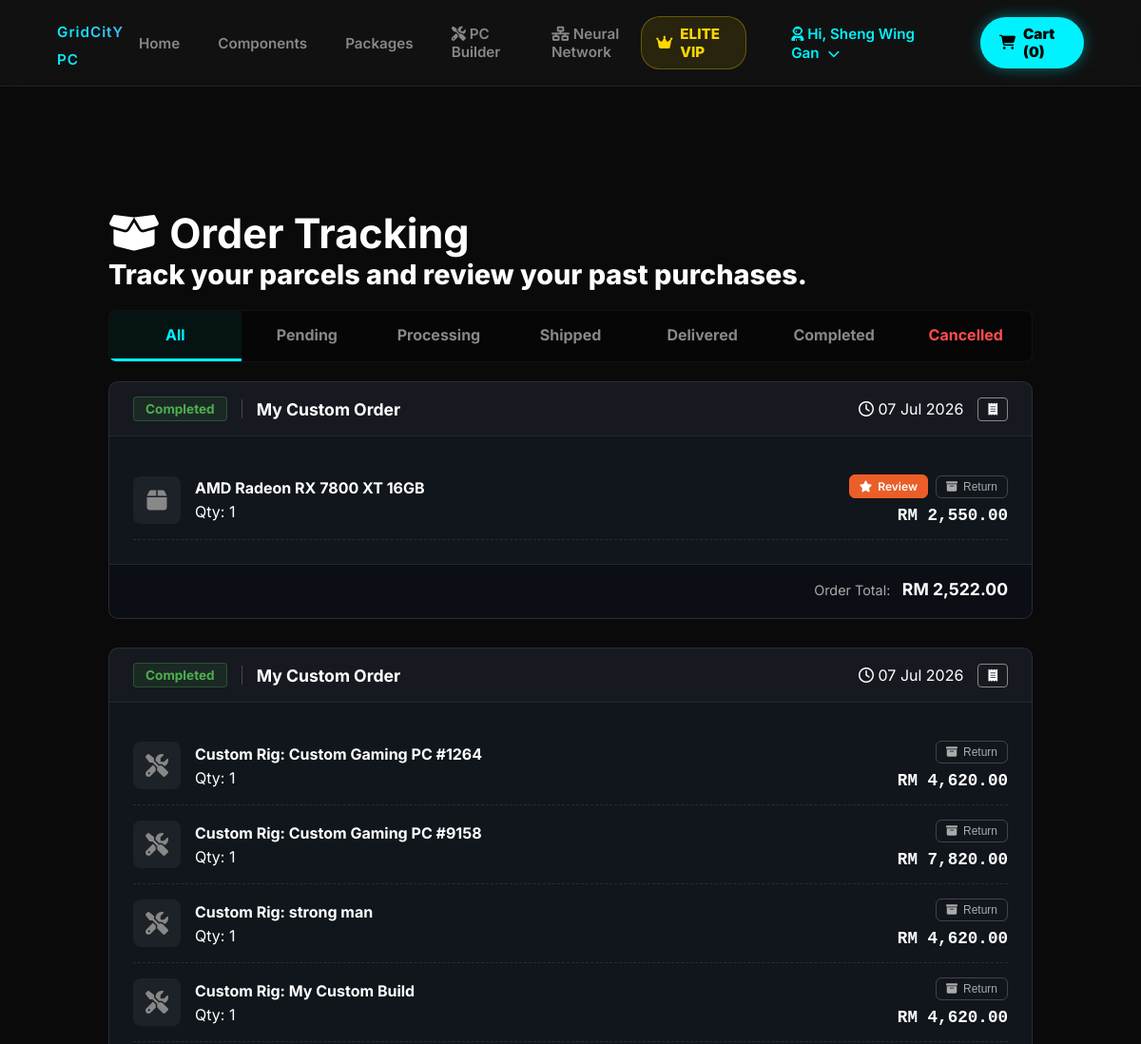
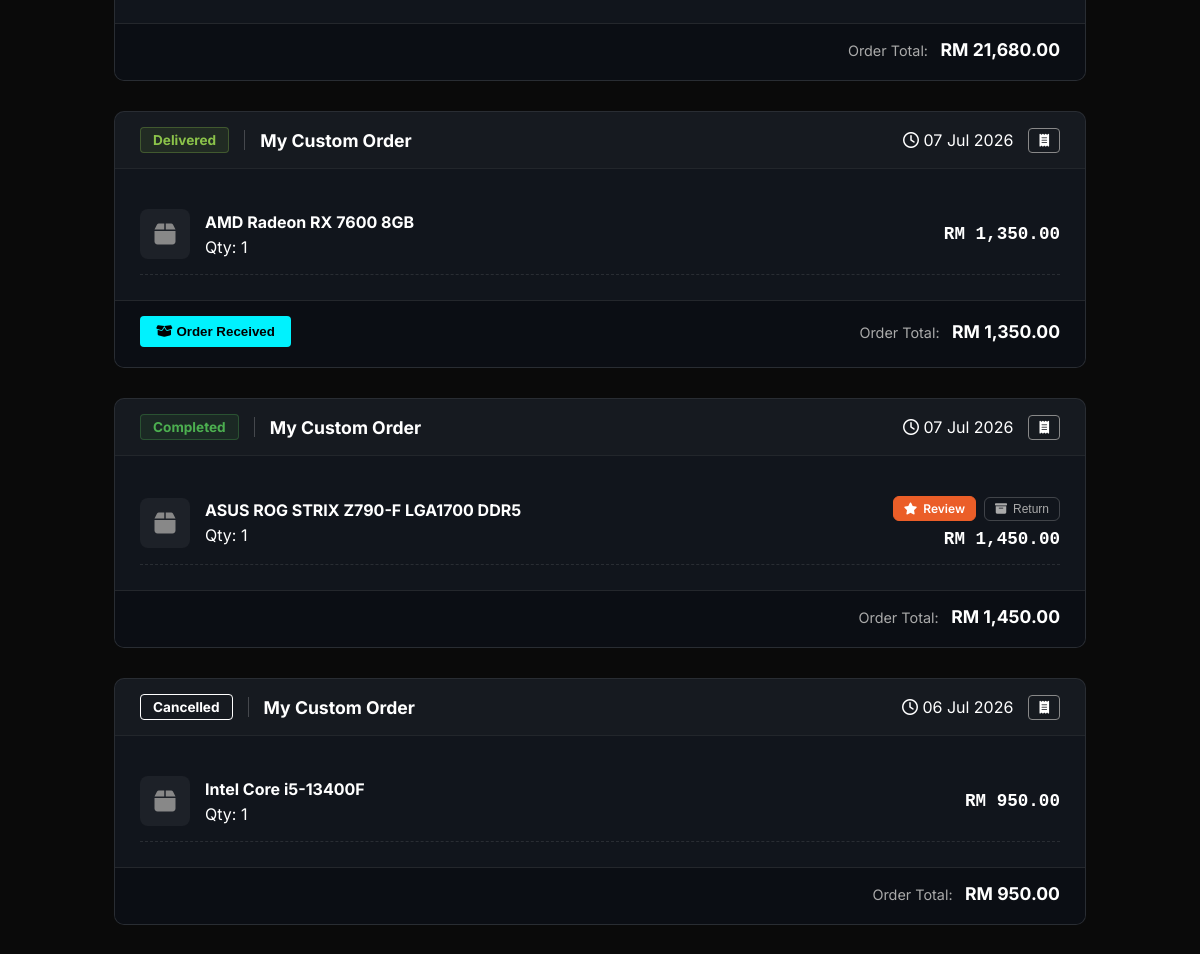
The page /my_orders.php (signed in, upper part) on the database as committed earlier (2 pictures, top to bottom).
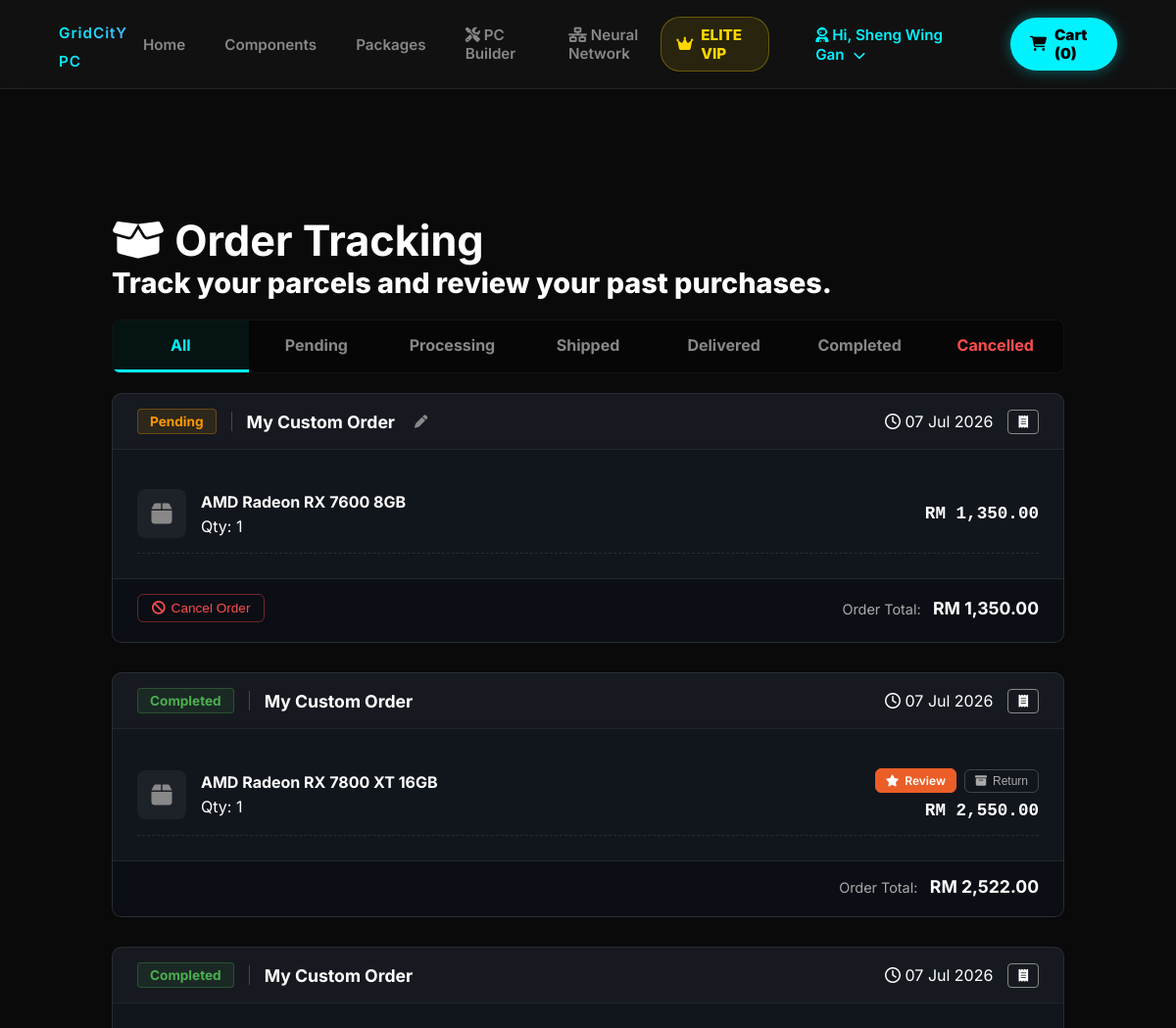
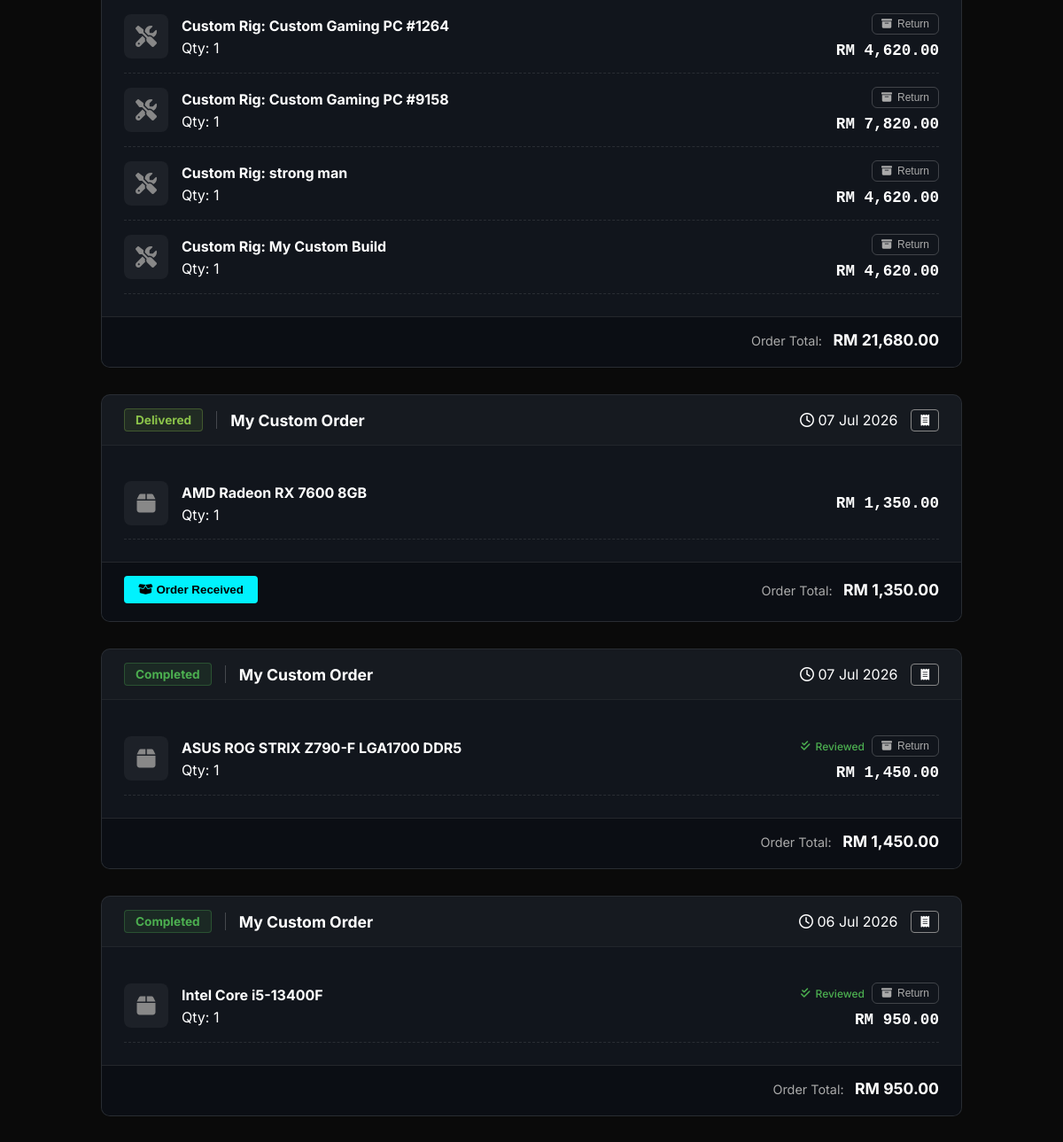
The same page on the database as committed later (2 pictures, top to bottom).
### tables this page shows
CREATE TABLE `orders` (
  `order_id` int(11) NOT NULL,
  `order_name` varchar(100) DEFAULT 'My Custom Order',
  `customer_id` int(11) NOT NULL,
  `order_date` datetime DEFAULT current_timestamp(),
  `total_amount` decimal(10,2) NOT NULL,
  `coins_used` int(11) NOT NULL DEFAULT 0,
  `discount_amount` decimal(10,2) NOT NULL DEFAULT 0.00,
  `shipping_address` text NOT NULL,
  `contact_number` varchar(20) DEFAULT NULL,
  `order_status` varchar(20) DEFAULT 'Pending'
);

CREATE TABLE `order_details` (
  `order_detail_id` int(11) NOT NULL,
  `order_id` int(11) NOT NULL,
  `product_id` int(11) DEFAULT NULL,
  `pc_build` int(11) DEFAULT NULL,
  `package_id` int(11) DEFAULT NULL,
  `affiliate_id` int(11) DEFAULT NULL,
  `quantity` int(11) NOT NULL,
  `unit_price` decimal(10,2) NOT NULL,
  `return_status` varchar(50) DEFAULT NULL,
  `return_reason` text DEFAULT NULL,
  `return_image` varchar(255) DEFAULT NULL
);

CREATE TABLE `products` (
  `product_id` int(11) NOT NULL,
  `category_id` int(11) NOT NULL,
  `product_name` varchar(100) NOT NULL,
  `description` text DEFAULT NULL,
  `price` decimal(10,2) NOT NULL,
  `stock_quantity` int(11) NOT NULL DEFAULT 0,
  `specifications` text DEFAULT NULL,
  `image_url` longtext DEFAULT NULL,
  `status` varchar(20) DEFAULT 'Available',
  `tdp_wattage` int(11) DEFAULT 0,
  `is_package` tinyint(1) DEFAULT 0,
  `socket_type` varchar(20) DEFAULT NULL COMMENT 'For CPU and Motherboard (e.g., LGA1700, AM5)',
  `ram_type` varchar(20) DEFAULT NULL COMMENT 'For Motherboard and RAM (e.g., DDR4, DDR5)',
  `performance_tier` int(2) DEFAULT 0 COMMENT '1-10 scale for AI Bottleneck calculation'
);

### my_orders.php (the view, shortened to what the changed rows need)
<?php
require_once 'config.php';
$customer_id = $_SESSION['customer_id'];
$auto_complete_query = "UPDATE orders SET order_status = 'Completed' WHERE order_status = 'Delivered' AND order_date <= DATE_SUB(NOW(), INTERVAL 7 DAY)";
$conn->query($auto_complete_query);
$current_filter = isset($_GET['status']) ? $_GET['status'] : 'All';
$orders = [];
if ($current_filter === 'All') {
    $query_orders = "SELECT * FROM orders WHERE customer_id = ? ORDER BY order_date DESC";
    $stmt = $conn->prepare($query_orders);
    $stmt->bind_param("i", $customer_id);
} else {
    $query_orders = "SELECT * FROM orders WHERE customer_id = ? AND order_status = ? ORDER BY order_date DESC";
    $stmt = $conn->prepare($query_orders);
    $stmt->bind_param("is", $customer_id, $current_filter);
}
$stmt->execute();
$result_orders = $stmt->get_result();
while ($row = $result_orders->fetch_assoc()) {
    $order_id = $row['order_id'];
    $query_details = "
        SELECT od.*, p.product_name, sb.build_name, pk.package_name,
               (SELECT COUNT(*) FROM reviews r WHERE r.product_id = od.product_id AND r.customer_id = ?) AS is_reviewed
        FROM order_details od
        LEFT JOIN products p ON od.product_id = p.product_id
        LEFT JOIN saved_builds sb ON od.pc_build = sb.pc_build
        LEFT JOIN packages pk ON od.package_id = pk.package_id
        WHERE od.order_id = ?
    ";
    $stmt_details = $conn->prepare($query_details);
    $stmt_details->bind_param("ii", $customer_id, $order_id);
    $stmt_details->execute();
    $result_details = $stmt_details->get_result();
    $items = [];
    while ($item = $result_details->fetch_assoc()) {
        $item_display_name = $item['product_name'];
        if (!$item_display_name) {
            if ($item['build_name']) {
                $item_display_name = "Custom Rig: " . $item['build_name'];
            } elseif ($item['package_name']) {
                $item_display_name = "Package: " . $item['package_name'];
            } else {
                $item_display_name = "Unknown Item";
            }
        }
        $item['display_name'] = $item_display_name;
        $items[] = $item;
    }
    $row['items'] = $items;
    $orders[] = $row;
}
?>
<!DOCTYPE html>
<html lang="en">
<head>
    <link rel="stylesheet" href="https://cdnjs.cloudflare.com/ajax/libs/font-awesome/6.4.0/css/all.min.css">
    <link rel="stylesheet" href="css/style.css">
</head>
<body>
    <?php include 'includes/header.php'; ?>
    <main class="main-container cart-page-wrapper">
        <div class="auth-title" style="text-align: left; margin-bottom: 20px;">
            <h2><i class="fa-solid fa-box-open"></i> Order Tracking</h2>
        </div>
        <?php if (empty($orders)): ?>
            <div class="cart-empty-state">
                <i class="fa-solid fa-box" style="font-size: 3rem; color: var(--text-muted); margin-bottom: 15px;"></i>
                <h3 style="color: var(--text-main);">No orders found in this category.</h3>
            </div>
        <?php else: ?>
            <?php foreach ($orders as $order): ?>
                <div class="order-card">
                    <div class="order-header">
                        <div style="display: flex; align-items: center; gap: 10px;">
                            <span class="status-badge badge-<?php echo htmlspecialchars($order['order_status']); ?>">
                                <?php echo htmlspecialchars($order['order_status']); ?>
                            </span>
                            <span style="color: var(--text-main); font-weight: bold; font-size: 1.1rem;">
                                <?php echo htmlspecialchars($order['order_name'] ?? 'Order #' . str_pad($order['order_id'], 5, "0", STR_PAD_LEFT)); ?>
                            </span>
                            <?php if (in_array($order['order_status'], ['Pending', 'Processing', 'Shipped'])): ?>
                            <button class="btn-rename" onclick="promptRename(<?php echo $order['order_id']; ?>, '<?php echo addslashes(htmlspecialchars($order['order_name'] ?? 'Order #'.$order['order_id'])); ?>')">
                                <i class="fa-solid fa-pen"></i>
                            </button>
                            <?php endif; ?>
                        </div>
                        <div style="display: flex; gap: 15px; align-items: center;">
                            <span class="specs"><i class="fa-regular fa-clock"></i> <?php echo date('d M Y', strtotime($order['order_date'])); ?></span>
                            <a href="invoice.php?id=<?php echo $order['order_id']; ?>" target="_blank" class="btn" style="padding: 4px 10px; border: 1px solid var(--text-muted); color: var(--text-main); border-radius: 4px; font-size: 0.8rem; text-decoration: none;">
                                <i class="fa-solid fa-receipt"></i>
                            </a>
                        </div>
                    </div>
<div class="order-body" style="display: flex; flex-direction: column; width: 100%;">
    <?php
    foreach ($order['items'] as $item):
    ?>
        <div class="order-item-wrapper" style="display: flex; justify-content: space-between; align-items: center; padding: 15px 0; border-bottom: 1px dashed rgba(255,255,255,0.1);">
            <div class="item-info" style="display: flex; gap: 15px; align-items: center; flex: 1;">
                <div class="item-thumb" style="width: 50px; height: 50px; background: rgba(255,255,255,0.05); border-radius: 8px; display: flex; justify-content: center; align-items: center;">
                    <i class="fa-solid <?php echo strpos(strtolower($item['display_name']), 'custom') !== false ? 'fa-screwdriver-wrench' : 'fa-box'; ?>" style="font-size: 1.5rem; color: var(--text-muted);"></i>
                </div>
                <div>
                    <h4 style="color: var(--text-main); margin: 0 0 5px 0; font-size: 1rem;">
                        <?php echo htmlspecialchars($item['display_name']); ?>
                    </h4>
                    <span class="specs">Qty: <?php echo $item['quantity']; ?></span>
                </div>
            </div>
           <div class="item-actions" style="display: flex; flex-direction: column; align-items: flex-end; gap: 8px;">
                <?php if ($order['order_status'] == 'Completed'): ?>
                    <div style="display: flex; gap: 8px; align-items: center;"> <?php if (!empty($item['product_id'])): ?>
                            <?php if ($item['is_reviewed'] > 0): ?>
                                <span class="badge-text-green" style="font-size: 0.75rem; padding: 4px 0;">
                                    <i class="fa-solid fa-check-double"></i> Reviewed
                                </span>
                            <?php else: ?>
                                <a href="leave_review.php?product_id=<?php echo $item['product_id']; ?>" class="btn-solid-orange" style="font-size: 0.75rem; padding: 4px 10px;">
                                    <i class="fa-solid fa-star"></i> Review
                                </a>
                            <?php endif; ?>
                        <?php endif; ?>
<?php if (!empty($item['return_status'])): ?>
                            <?php
                                $badge_class = 'badge-outline-orange';
                                $icon_class = 'fa-clock-rotate-left';
                                if ($item['return_status'] == 'Refunded') {
                                    $badge_class = 'badge-outline-green';
                                    $icon_class = 'fa-circle-check';
                                } elseif ($item['return_status'] == 'Rejected') {
                                    $badge_class = 'badge-outline-red';
                                    $icon_class = 'fa-circle-xmark';
                                }
                            ?>
                            <span class="<?php echo $badge_class; ?>" style="font-size: 0.75rem; padding: 4px 10px;">
                                <i class="fa-solid <?php echo $icon_class; ?>"></i> Return: <?php echo htmlspecialchars($item['return_status']); ?>
                            </span>
                        <?php else: ?>
                            <button type="button" class="btn-outline-muted" style="font-size: 0.75rem; padding: 4px 10px;" onclick="promptReturn(<?php echo $order['order_id']; ?>, <?php echo $item['order_detail_id']; ?>)">
                                <i class="fa-solid fa-box-archive"></i> Return
                            </button>
                        <?php endif; ?>
                    </div>
                <?php endif; ?>
                <div style="color: var(--text-main); font-weight: bold; font-size: 1.1rem; font-family: 'JetBrains Mono', monospace;">
                    RM <?php echo number_format($item['unit_price'], 2); ?>
                </div>
            </div>
            </div>
    <?php endforeach; ?>
</div>
<div class="order-footer" style="display: flex; justify-content: space-between; align-items: center; padding-top: 15px;">
    <div style="display: flex; gap: 10px;"> <?php if ($order['order_status'] == 'Delivered'): ?>
            <form method="POST" action="my_orders.php" style="margin: 0;">
                <button type="submit" class="btn-received" onclick="return confirm('Have you received the products in good condition?');">
                    <i class="fa-solid fa-box-open"></i> Order Received
                </button>
            </form>
        <?php endif; ?>
        <?php if ($order['order_status'] == 'Pending'): ?>
            <form method="POST" action="my_orders.php" style="margin: 0;">
                <button type="submit" class="btn-outline-muted" style="color: #ff4d4d; border-color: rgba(255, 77, 77, 0.4);" onclick="return confirm('Are you sure you want to cancel this order? RM <?php echo number_format($order['total_amount'], 2); ?> will be refunded to your wallet immediately.');">
                    <i class="fa-solid fa-ban"></i> Cancel Order
                </button>
            </form>
        <?php endif; ?>
    </div> <div style="text-align: right;">
        <span style="color: #aaa; font-size: 0.9rem;">Order Total:</span>
        <strong style="color: #fff; font-size: 1.1rem; margin-left: 8px;">RM <?php echo number_format($order['total_amount'], 2); ?></strong>
    </div>
</div> </div> <?php endforeach; ?> <?php endif; ?> </main> <?php include 'includes/footer.php'; ?>
</body>
</html>

Rows that differ between the two databases and show on the page:
added orders: order_status "Pending", order_name "My Custom Order", order_date "07 Jul 2026", total_amount "1,350.00"
added order_details: product.product_name "AMD Radeon RX 7600 8GB", quantity "1", unit_price "1,350.00", shown under "Pending"
computed for order_details "ASUS ROG STRIX Z790-F LGA1700 DDR5": text "Review" → "Reviewed"
changed orders "06 Jul 2026": order_status "Cancelled" → "Completed"
shown differently, row unchanged: order_details "Intel Core i5-13400F": now shows "Reviewed Return"
